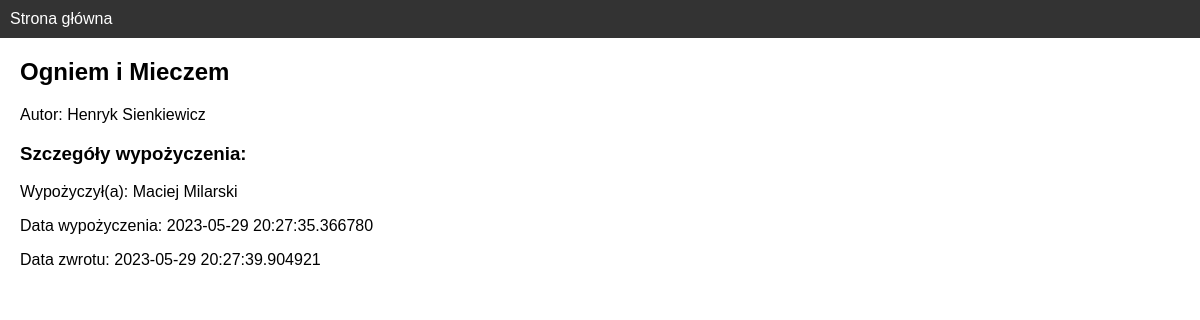
Page /book/3 on the committed database.
### app/models.py (models this page shows, shortened)
class Book(db.Model):
    id = db.Column(db.Integer, primary_key=True)
    title = db.Column(db.String(100), nullable=False)
    author_id = db.Column(db.Integer, db.ForeignKey('author.id'), nullable=False)
    borrowed = db.Column(db.Boolean, default=False)
    returned = db.Column(db.Boolean, default=False)
    borrow_details = db.relationship('BorrowDetails', backref='book', uselist=False)

class Author(db.Model):
    id = db.Column(db.Integer, primary_key=True)
    name = db.Column(db.String(100), nullable=False)
    books = db.relationship('Book', backref='author', lazy=True)

class BorrowDetails(db.Model):
    id = db.Column(db.Integer, primary_key=True)
    book_id = db.Column(db.Integer, db.ForeignKey('book.id'), nullable=False)
    borrower_name = db.Column(db.String(100), nullable=False)
    borrowed_date = db.Column(db.DateTime, nullable=False)
    returned_date = db.Column(db.DateTime)

### app/routes.py (the view)
@app.route('/book/<int:book_id>')
def book_details(book_id):
    book = Book.query.get(book_id)
    return render_template('book_details.html', book=book)

### app/templates/book_details.html
{% extends 'base.html' %}
{% block content %}
<h2>{{ book.title }}</h2>
<p>Autor: {{ book.author.name }}</p>
{% if book.borrowed %}
    <h3>Szczegóły wypożyczenia:</h3>
    <p>Wypożyczył(a): {{ book.borrow_details.borrower_name }}</p>
    <p>Data wypożyczenia: {{ book.borrow_details.borrowed_date }}</p>
    {% if book.borrow_details.returned_date %}
        <p>Data zwrotu: {{ book.borrow_details.returned_date }}</p>
    {% else %}
        <form method="POST" action="{{ url_for('return_book', book_id=book.id) }}">
            <input type="submit" value="Zwróć książkę">
        </form>
    {% endif %}
{% else %}
    <p>Dostępna</p>
{% endif %}
{% endblock %}

### app/static/style.css (style rules this page uses)
body { margin: 0; padding: 0; font-family: Arial, sans-serif; }

### rows in the picture
Book: title "Ogniem i Mieczem"
Author: author.name "Henryk Sienkiewicz"
BorrowDetails: borrow_details.borrower_name "Maciej Milarski", borrow_details.borrowed_date "2023-05-29 20:27:35.366780", borrow_details.returned_date "2023-05-29 20:27:39.904921"
